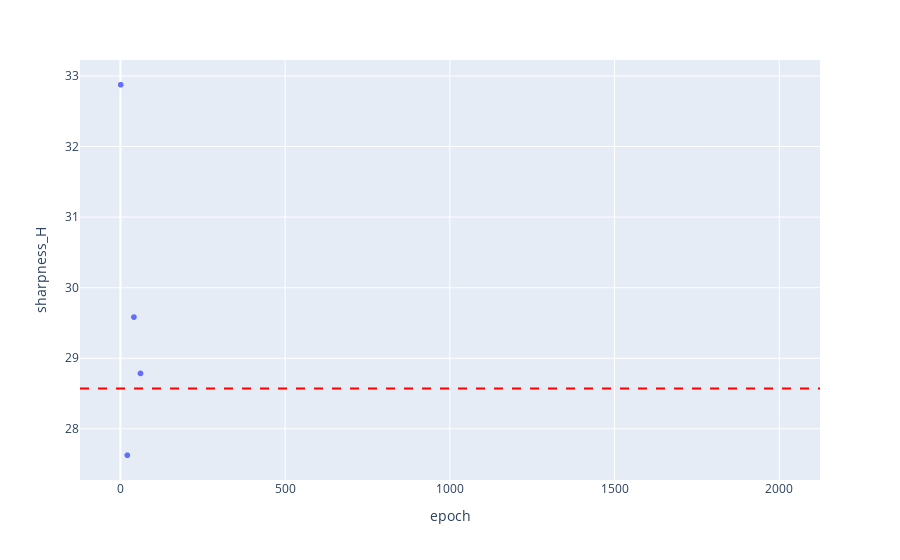

This figure's notebook cell:
### Code cell
fig = px.scatter(out[out['model_id']==6], x='epoch', y='sharpness_H')
fig.add_hline(y=2/0.07, line_dash="dash", line_color="red")
fig.show()

### Figure 1 — Plotly figure (JSON) as saved in the notebook; plotly's stock layout.template omitted (floating-point values rounded to 4 significant figures; data arrays with more than 128 entries replaced by an {"elided": "..."} marker saying what was removed)
{"data": [{"hovertemplate": "epoch=%{x}<br>sharpness_H=%{y}<extra></extra>", "legendgroup": "", "marker": {"color": "#636efa", "symbol": "circle"}, "mode": "markers", "name": "", "showlegend": false, "x": {"elided": "2000 int values"}, "xaxis": "x", "y": {"elided": "2000 float values"}, "yaxis": "y", "type": "scattergl"}], "layout": {"xaxis": {"anchor": "y", "domain": [0.0, 1.0], "title": {"text": "epoch"}}, "yaxis": {"anchor": "x", "domain": [0.0, 1.0], "title": {"text": "sharpness_H"}}, "legend": {"tracegroupgap": 0}, "margin": {"t": 60}, "shapes": [{"line": {"color": "red", "dash": "dash"}, "type": "line", "x0": 0, "x1": 1, "xref": "x domain", "y0": 28.57, "y1": 28.57, "yref": "y"}]}}
